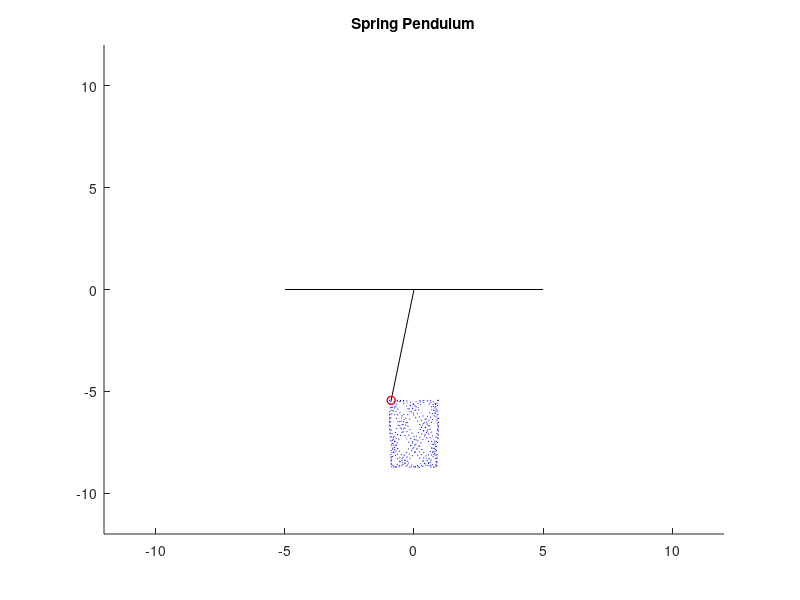

This figure's MATLAB source:
%% Farid Tavakkolmoghaddam
% HW1 Problem 1
clear all;
k=10; %stifness coefficient
l=2; % initial length
m=5; % mass 
% m2=5;
x=3.5; % initial deflection of the spring  
p=10; % initial deflection angle of the spring
g=9.81; % gravitational acceleration
y10=[p/360*2*pi 0 x 0]; % Initial Conditions X=[ x1 x1' theta theta']

tspann=[linspace(0,40,201)];% Duration
 f=@(t,y)[y(2) ; ...
         (-2*m*(l+y(3))*y(4)*y(2)-m*g*(l+y(3))*sin(y(1)))/(m*(l+y(3))^2); ...
        y(4) ; ...
        (l+y(3)*m*y(2)^2+m*g*cos(y(1))-k*y(3))/m]; 

[t,y]=ode45(f,tspann,y10);

x2=(l+y(:,3)).*sin(y(:,1));
y2=(l+y(:,3)).*cos(y(:,1));


for k=1:1:1
    figure(1)
for i=1:1:length(t)
    hold on;
    axis([-12 12 -12 12]);
   
    title('Spring Pendulum');
    plot( [0 x2(i) ],-[0 y2(i)] ,'k -');
    
    plot(x2(1:i),-y2(1:i),'b :');
    
    plot(x2(i),-y2(i),'r o');% massenpunkt m2
    plot([-5 5],[0 0],'k -');
    plot(x2(i),-y2(i),'r o');
    if i==length(t)
        break
    end
    drawnow;
    clf;
end
hold off
end
